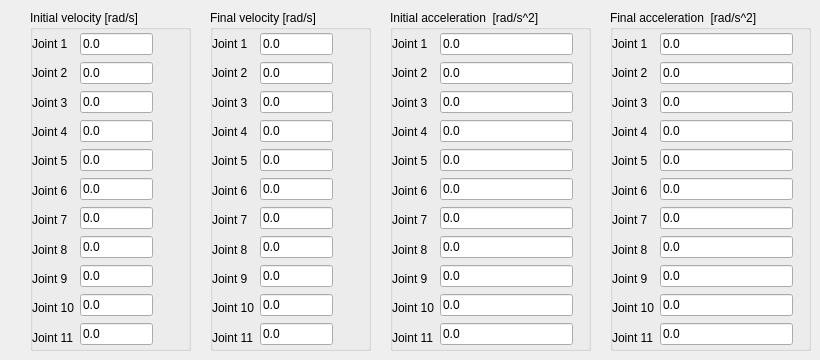
   <widget class="QWidget" name="tab_hump_bounds_left">
    <attribute name="title">
     <string>Boundary conditions (left)</string>
    </attribute>
    <widget class="QGroupBox" name="groupBox_final_vel_3">
     <property name="geometry">
      <rect>
       <x>210</x>
       <y>10</y>
       <width>161</width>
       <height>341</height>
      </rect>
     </property>
     <property name="title">
      <string>Final velocity [rad/s]</string>
     </property>
     <widget class="QWidget" name="layoutWidget_42">
      <property name="geometry">
       <rect>
        <x>2</x>
        <y>22</y>
        <width>121</width>
        <height>317</height>
       </rect>
      </property>
      <layout class="QHBoxLayout" name="horizontalLayout_134">
       <item>
        <layout class="QVBoxLayout" name="verticalLayout_92">
         <item>
          <widget class="QLabel" name="label_293">
           <property name="text">
            <string>Joint 1</string>
           </property>
          </widget>
         </item>
         <item>
          <widget class="QLabel" name="label_294">
           <property name="text">
            <string>Joint 2</string>
           </property>
          </widget>
         </item>
         <item>
          <widget class="QLabel" name="label_295">
           <property name="text">
            <string>Joint 3</string>
           </property>
          </widget>
         </item>
         <item>
          <widget class="QLabel" name="label_296">
           <property name="text">
            <string>Joint 4</string>
           </property>
          </widget>
         </item>
         <item>
          <widget class="QLabel" name="label_297">
           <property name="text">
            <string>Joint 5</string>
           </property>
          </widget>
         </item>
         <item>
          <widget class="QLabel" name="label_298">
           <property name="text">
            <string>Joint 6</string>
           </property>
          </widget>
         </item>
         <item>
          <widget class="QLabel" name="label_299">
           <property name="text">
            <string>Joint 7</string>
           </property>
          </widget>
         </item>
         <item>
          <widget class="QLabel" name="label_300">
           <property name="text">
            <string>Joint 8</string>
           </property>
          </widget>
         </item>
         <item>
          <widget class="QLabel" name="label_301">
           <property name="text">
            <string>Joint 9</string>
           </property>
          </widget>
         </item>
         <item>
          <widget class="QLabel" name="label_302">
           <property name="text">
            <string>Joint 10</string>
           </property>
          </widget>
         </item>
         <item>
          <widget class="QLabel" name="label_303">
           <property name="text">
            <string>Joint 11</string>
           </property>
          </widget>
         </item>
        </layout>
       </item>
       <item>
        <layout class="QVBoxLayout" name="verticalLayout_93">
         <item>
          <widget class="QLineEdit" name="lineEdit_final_vel_1_left">
           <property name="text">
            <string>0.0</string>
           </property>
          </widget>
         </item>
         <item>
          <widget class="QLineEdit" name="lineEdit_final_vel_2_left">
           <property name="text">
            <string>0.0</string>
           </property>
          </widget>
         </item>
         <item>
          <widget class="QLineEdit" name="lineEdit_final_vel_3_left">
           <property name="text">
            <string>0.0</string>
           </property>
          </widget>
         </item>
         <item>
          <widget class="QLineEdit" name="lineEdit_final_vel_4_left">
           <property name="text">
            <string>0.0</string>
           </property>
          </widget>
         </item>
         <item>
          <widget class="QLineEdit" name="lineEdit_final_vel_5_left">
           <property name="text">
            <string>0.0</string>
           </property>
          </widget>
         </item>
         <item>
          <widget class="QLineEdit" name="lineEdit_final_vel_6_left">
           <property name="text">
            <string>0.0</string>
           </property>
          </widget>
         </item>
         <item>
          <widget class="QLineEdit" name="lineEdit_final_vel_7_left">
           <property name="text">
            <string>0.0</string>
           </property>
          </widget>
         </item>
         <item>
          <widget class="QLineEdit" name="lineEdit_final_vel_8_left">
           <property name="text">
            <string>0.0</string>
           </property>
          </widget>
         </item>
         <item>
          <widget class="QLineEdit" name="lineEdit_final_vel_9_left">
           <property name="text">
            <string>0.0</string>
           </property>
          </widget>
         </item>
         <item>
          <widget class="QLineEdit" name="lineEdit_final_vel_10_left">
           <property name="text">
            <string>0.0</string>
           </property>
          </widget>
         </item>
         <item>
          <widget class="QLineEdit" name="lineEdit_final_vel_11_left">
           <property name="text">
            <string>0.0</string>
           </property>
          </widget>
         </item>
        </layout>
       </item>
      </layout>
     </widget>
    </widget>
    <widget class="QGroupBox" name="groupBox_final_acc_3">
     <property name="geometry">
      <rect>
       <x>610</x>
       <y>10</y>
       <width>201</width>
       <height>341</height>
      </rect>
     </property>
     <property name="title">
      <string>Final acceleration  [rad/s^2]</string>
     </property>
     <widget class="QWidget" name="layoutWidget_43">
      <property name="geometry">
       <rect>
        <x>2</x>
        <y>22</y>
        <width>181</width>
        <height>317</height>
       </rect>
      </property>
      <layout class="QHBoxLayout" name="horizontalLayout_135">
       <item>
        <layout class="QVBoxLayout" name="verticalLayout_94">
         <item>
          <widget class="QLabel" name="label_304">
           <property name="text">
            <string>Joint 1</string>
           </property>
          </widget>
         </item>
         <item>
          <widget class="QLabel" name="label_305">
           <property name="text">
            <string>Joint 2</string>
           </property>
          </widget>
         </item>
         <item>
          <widget class="QLabel" name="label_306">
           <property name="text">
            <string>Joint 3</string>
           </property>
          </widget>
         </item>
         <item>
          <widget class="QLabel" name="label_307">
           <property name="text">
            <string>Joint 4</string>
           </property>
          </widget>
         </item>
         <item>
          <widget class="QLabel" name="label_308">
           <property name="text">
            <string>Joint 5</string>
           </property>
          </widget>
         </item>
         <item>
          <widget class="QLabel" name="label_309">
           <property name="text">
            <string>Joint 6</string>
           </property>
          </widget>
         </item>
         <item>
          <widget class="QLabel" name="label_310">
           <property name="text">
            <string>Joint 7</string>
           </property>
          </widget>
         </item>
         <item>
          <widget class="QLabel" name="label_311">
           <property name="text">
            <string>Joint 8</string>
           </property>
          </widget>
         </item>
         <item>
          <widget class="QLabel" name="label_312">
           <property name="text">
            <string>Joint 9</string>
           </property>
          </widget>
         </item>
         <item>
          <widget class="QLabel" name="label_313">
           <property name="text">
            <string>Joint 10</string>
           </property>
          </widget>
         </item>
         <item>
          <widget class="QLabel" name="label_314">
           <property name="text">
            <string>Joint 11</string>
           </property>
          </widget>
         </item>
        </layout>
       </item>
       <item>
        <layout class="QVBoxLayout" name="verticalLayout_95">
         <item>
          <widget class="QLineEdit" name="lineEdit_final_acc_1_left">
           <property name="text">
            <string>0.0</string>
           </property>
          </widget>
         </item>
         <item>
          <widget class="QLineEdit" name="lineEdit_final_acc_2_left">
           <property name="text">
            <string>0.0</string>
           </property>
          </widget>
         </item>
         <item>
          <widget class="QLineEdit" name="lineEdit_final_acc_3_left">
           <property name="text">
            <string>0.0</string>
           </property>
          </widget>
         </item>
         <item>
          <widget class="QLineEdit" name="lineEdit_final_acc_4_left">
           <property name="text">
            <string>0.0</string>
           </property>
          </widget>
         </item>
         <item>
          <widget class="QLineEdit" name="lineEdit_final_acc_5_left">
           <property name="text">
            <string>0.0</string>
           </property>
          </widget>
         </item>
         <item>
          <widget class="QLineEdit" name="lineEdit_final_acc_6_left">
           <property name="text">
            <string>0.0</string>
           </property>
          </widget>
         </item>
         <item>
          <widget class="QLineEdit" name="lineEdit_final_acc_7_left">
           <property name="text">
            <string>0.0</string>
           </property>
          </widget>
         </item>
         <item>
          <widget class="QLineEdit" name="lineEdit_final_acc_8_left">
           <property name="text">
            <string>0.0</string>
           </property>
          </widget>
         </item>
         <item>
          <widget class="QLineEdit" name="lineEdit_final_acc_9_left">
           <property name="text">
            <string>0.0</string>
           </property>
          </widget>
         </item>
         <item>
          <widget class="QLineEdit" name="lineEdit_final_acc_10_left">
           <property name="text">
            <string>0.0</string>
           </property>
          </widget>
         </item>
         <item>
          <widget class="QLineEdit" name="lineEdit_final_acc_11_left">
           <property name="text">
            <string>0.0</string>
           </property>
          </widget>
         </item>
        </layout>
       </item>
      </layout>
     </widget>
    </widget>
    <widget class="QGroupBox" name="groupBox_init_vel_3">
     <property name="geometry">
      <rect>
       <x>30</x>
       <y>10</y>
       <width>161</width>
       <height>341</height>
      </rect>
     </property>
     <property name="title">
      <string>Initial velocity [rad/s]</string>
     </property>
     <widget class="QWidget" name="layoutWidget_44">
      <property name="geometry">
       <rect>
        <x>2</x>
        <y>22</y>
        <width>121</width>
        <height>317</height>
       </rect>
      </property>
      <layout class="QHBoxLayout" name="horizontalLayout_136">
       <item>
        <layout class="QVBoxLayout" name="verticalLayout_96">
         <item>
          <widget class="QLabel" name="label_315">
           <property name="text">
            <string>Joint 1</string>
           </property>
          </widget>
         </item>
         <item>
          <widget class="QLabel" name="label_316">
           <property name="text">
            <string>Joint 2</string>
           </property>
          </widget>
         </item>
         <item>
          <widget class="QLabel" name="label_317">
           <property name="text">
            <string>Joint 3</string>
           </property>
          </widget>
         </item>
         <item>
          <widget class="QLabel" name="label_318">
           <property name="text">
            <string>Joint 4</string>
           </property>
          </widget>
         </item>
         <item>
          <widget class="QLabel" name="label_319">
           <property name="text">
            <string>Joint 5</string>
           </property>
          </widget>
         </item>
         <item>
          <widget class="QLabel" name="label_320">
           <property name="text">
            <string>Joint 6</string>
           </property>
          </widget>
         </item>
         <item>
          <widget class="QLabel" name="label_321">
           <property name="text">
            <string>Joint 7</string>
           </property>
          </widget>
         </item>
         <item>
          <widget class="QLabel" name="label_322">
           <property name="text">
            <string>Joint 8</string>
           </property>
          </widget>
         </item>
         <item>
          <widget class="QLabel" name="label_323">
           <property name="text">
            <string>Joint 9</string>
           </property>
          </widget>
         </item>
         <item>
          <widget class="QLabel" name="label_324">
           <property name="text">
            <string>Joint 10</string>
           </property>
          </widget>
         </item>
         <item>
          <widget class="QLabel" name="label_325">
           <property name="text">
            <string>Joint 11</string>
           </property>
          </widget>
         </item>
        </layout>
       </item>
       <item>
        <layout class="QVBoxLayout" name="verticalLayout_97">
         <item>
          <widget class="QLineEdit" name="lineEdit_init_vel_1_left">
           <property name="text">
            <string>0.0</string>
           </property>
          </widget>
         </item>
         <item>
          <widget class="QLineEdit" name="lineEdit_init_vel_2_left">
           <property name="text">
            <string>0.0</string>
           </property>
          </widget>
         </item>
         <item>
          <widget class="QLineEdit" name="lineEdit_init_vel_3_left">
           <property name="text">
            <string>0.0</string>
           </property>
          </widget>
         </item>
         <item>
          <widget class="QLineEdit" name="lineEdit_init_vel_4_left">
           <property name="text">
            <string>0.0</string>
           </property>
          </widget>
         </item>
         <item>
          <widget class="QLineEdit" name="lineEdit_init_vel_5_left">
           <property name="text">
            <string>0.0</string>
           </property>
          </widget>
         </item>
         <item>
          <widget class="QLineEdit" name="lineEdit_init_vel_6_left">
           <property name="text">
            <string>0.0</string>
           </property>
          </widget>
         </item>
         <item>
          <widget class="QLineEdit" name="lineEdit_init_vel_7_left">
           <property name="text">
            <string>0.0</string>
           </property>
          </widget>
         </item>
         <item>
          <widget class="QLineEdit" name="lineEdit_init_vel_8_left">
           <property name="text">
            <string>0.0</string>
           </property>
          </widget>
         </item>
         <item>
          <widget class="QLineEdit" name="lineEdit_init_vel_9_left">
           <property name="text">
            <string>0.0</string>
           </property>
          </widget>
         </item>
         <item>
          <widget class="QLineEdit" name="lineEdit_init_vel_10_left">
           <property name="text">
            <string>0.0</string>
           </property>
          </widget>
         </item>
         <item>
          <widget class="QLineEdit" name="lineEdit_init_vel_11_left">
           <property name="text">
            <string>0.0</string>
           </property>
          </widget>
         </item>
        </layout>
       </item>
      </layout>
     </widget>
    </widget>
    <widget class="QGroupBox" name="groupBox_init_acc_3">
     <property name="geometry">
      <rect>
       <x>390</x>
       <y>10</y>
       <width>201</width>
       <height>341</height>
      </rect>
     </property>
     <property name="title">
      <string>Initial acceleration  [rad/s^2]</string>
     </property>
     <widget class="QWidget" name="layoutWidget_45">
      <property name="geometry">
       <rect>
        <x>2</x>
        <y>22</y>
        <width>181</width>
        <height>317</height>
       </rect>
      </property>
      <layout class="QHBoxLayout" name="horizontalLayout_137">
       <item>
        <layout class="QVBoxLayout" name="verticalLayout_98">
         <item>
          <widget class="QLabel" name="label_326">
           <property name="text">
            <string>Joint 1</string>
           </property>
          </widget>
         </item>
         <item>
          <widget class="QLabel" name="label_327">
           <property name="text">
            <string>Joint 2</string>
           </property>
          </widget>
         </item>
         <item>
          <widget class="QLabel" name="label_328">
           <property name="text">
            <string>Joint 3</string>
           </property>
          </widget>
         </item>
         <item>
          <widget class="QLabel" name="label_329">
           <property name="text">
            <string>Joint 4</string>
           </property>
          </widget>
         </item>
         <item>
          <widget class="QLabel" name="label_330">
           <property name="text">
            <string>Joint 5</string>
           </property>
          </widget>
         </item>
         <item>
          <widget class="QLabel" name="label_331">
           <property name="text">
            <string>Joint 6</string>
           </property>
          </widget>
         </item>
         <item>
          <widget class="QLabel" name="label_332">
           <property name="text">
            <string>Joint 7</string>
           </property>
          </widget>
         </item>
         <item>
          <widget class="QLabel" name="label_333">
           <property name="text">
            <string>Joint 8</string>
           </property>
          </widget>
         </item>
         <item>
          <widget class="QLabel" name="label_334">
           <property name="text">
            <string>Joint 9</string>
           </property>
          </widget>
         </item>
         <item>
          <widget class="QLabel" name="label_335">
           <property name="text">
            <string>Joint 10</string>
           </property>
          </widget>
         </item>
         <item>
          <widget class="QLabel" name="label_336">
           <property name="text">
            <string>Joint 11</string>
           </property>
          </widget>
         </item>
        </layout>
       </item>
       <item>
        <layout class="QVBoxLayout" name="verticalLayout_99">
         <item>
          <widget class="QLineEdit" name="lineEdit_init_acc_1_left">
           <property name="text">
            <string>0.0</string>
           </property>
          </widget>
         </item>
         <item>
          <widget class="QLineEdit" name="lineEdit_init_acc_2_left">
           <property name="text">
            <string>0.0</string>
           </property>
          </widget>
         </item>
         <item>
          <widget class="QLineEdit" name="lineEdit_init_acc_3_left">
           <property name="text">
            <string>0.0</string>
           </property>
          </widget>
         </item>
         <item>
          <widget class="QLineEdit" name="lineEdit_init_acc_4_left">
           <property name="text">
            <string>0.0</string>
           </property>
          </widget>
         </item>
         <item>
          <widget class="QLineEdit" name="lineEdit_init_acc_5_left">
           <property name="text">
            <string>0.0</string>
           </property>
          </widget>
         </item>
         <item>
          <widget class="QLineEdit" name="lineEdit_init_acc_6_left">
           <property name="text">
            <string>0.0</string>
           </property>
          </widget>
         </item>
         <item>
          <widget class="QLineEdit" name="lineEdit_init_acc_7_left">
           <property name="text">
            <string>0.0</string>
           </property>
          </widget>
         </item>
         <item>
          <widget class="QLineEdit" name="lineEdit_init_acc_8_left">
           <property name="text">
            <string>0.0</string>
           </property>
          </widget>
         </item>
         <item>
          <widget class="QLineEdit" name="lineEdit_init_acc_9_left">
           <property name="text">
            <string>0.0</string>
           </property>
          </widget>
         </item>
         <item>
          <widget class="QLineEdit" name="lineEdit_init_acc_10_left">
           <property name="text">
            <string>0.0</string>
           </property>
          </widget>
         </item>
         <item>
          <widget class="QLineEdit" name="lineEdit_init_acc_11_left">
           <property name="text">
            <string>0.0</string>
           </property>
          </widget>
         </item>
        </layout>
       </item>
      </layout>
     </widget>
    </widget>
   </widget>
